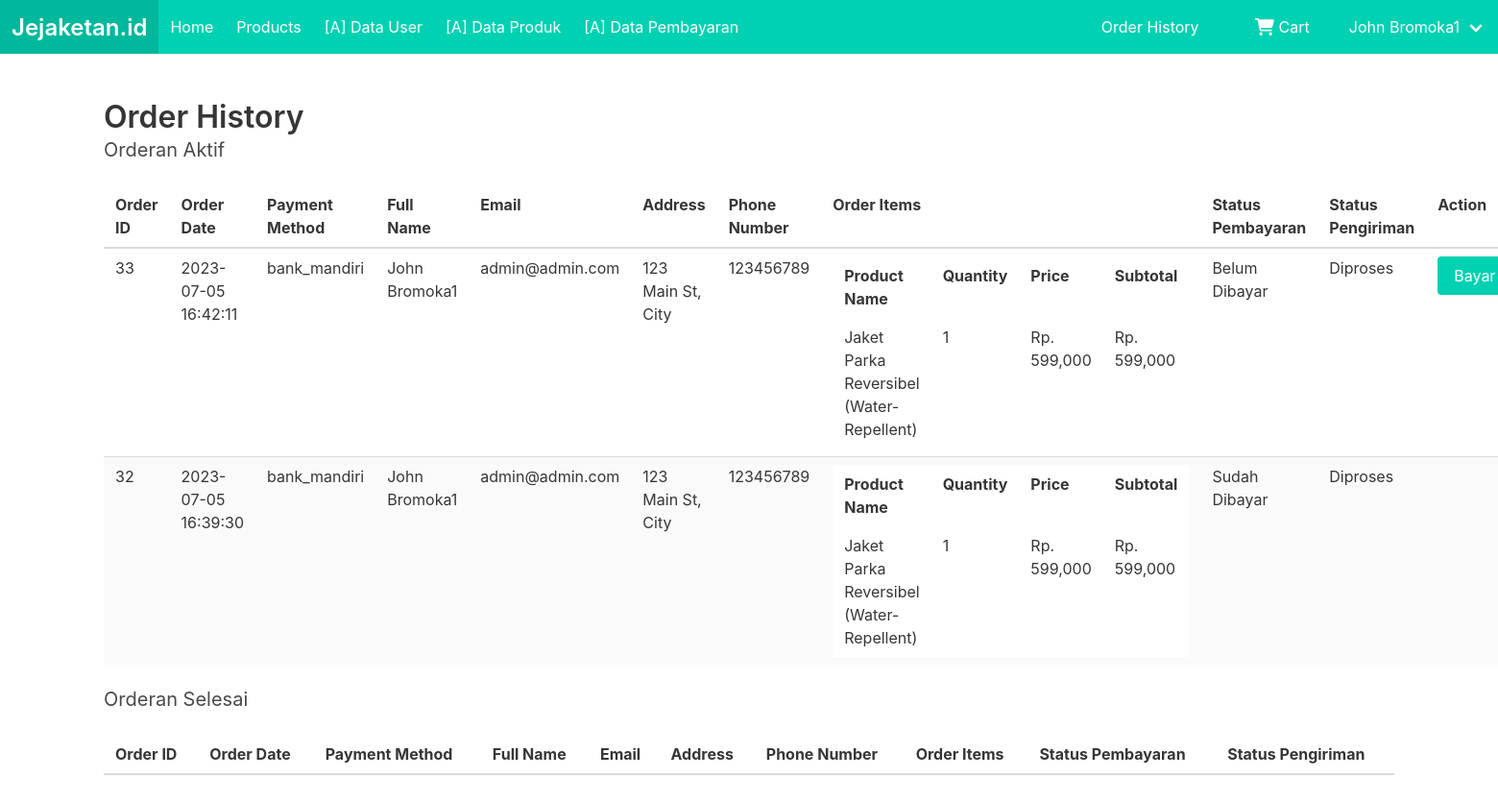
Screenshot of /order-history.php (signed in) with the database file from the repository.
### tables this page shows
CREATE TABLE IF NOT EXISTS `Orders` (
  `order_id` int(11) NOT NULL AUTO_INCREMENT,
  `user_id` int(11) DEFAULT NULL,
  `order_date` timestamp NOT NULL DEFAULT current_timestamp(),
  `is_paid` enum('Y','N') NOT NULL DEFAULT 'N',
  `status` enum('Diproses','Dikirim','Selesai') DEFAULT 'Diproses',
  PRIMARY KEY (`order_id`),
  KEY `Orders_ibfk_1` (`user_id`),
  CONSTRAINT `Orders_ibfk_1` FOREIGN KEY (`user_id`) REFERENCES `User` (`user_id`) ON DELETE CASCADE ON UPDATE CASCADE
);

CREATE TABLE IF NOT EXISTS `PaymentMethod` (
  `payment_id` int(11) NOT NULL AUTO_INCREMENT,
  `order_id` int(11) DEFAULT NULL,
  `payment_method` varchar(50) DEFAULT NULL,
  PRIMARY KEY (`payment_id`),
  KEY `PaymentMethod_ibfk_1` (`order_id`),
  CONSTRAINT `PaymentMethod_ibfk_1` FOREIGN KEY (`order_id`) REFERENCES `Orders` (`order_id`) ON DELETE CASCADE ON UPDATE CASCADE
);

CREATE TABLE IF NOT EXISTS `ShippingDetails` (
  `shipping_id` int(11) NOT NULL AUTO_INCREMENT,
  `order_id` int(11) DEFAULT NULL,
  `full_name` varchar(100) DEFAULT NULL,
  `email` varchar(100) DEFAULT NULL,
  `address` varchar(200) DEFAULT NULL,
  `phone_number` varchar(20) DEFAULT NULL,
  PRIMARY KEY (`shipping_id`),
  KEY `ShippingDetails_ibfk_1` (`order_id`),
  CONSTRAINT `ShippingDetails_ibfk_1` FOREIGN KEY (`order_id`) REFERENCES `Orders` (`order_id`) ON DELETE CASCADE ON UPDATE CASCADE
);

CREATE TABLE IF NOT EXISTS `OrderItem` (
  `order_item_id` int(11) NOT NULL AUTO_INCREMENT,
  `order_id` int(11) DEFAULT NULL,
  `product_id` int(11) DEFAULT NULL,
  `quantity` int(11) DEFAULT NULL,
  `subtotal` decimal(10,2) DEFAULT NULL,
  PRIMARY KEY (`order_item_id`),
  KEY `OrderItem_ibfk_1` (`order_id`),
  KEY `OrderItem_ibfk_2` (`product_id`),
  CONSTRAINT `OrderItem_ibfk_1` FOREIGN KEY (`order_id`) REFERENCES `Orders` (`order_id`) ON DELETE CASCADE ON UPDATE CASCADE,
  CONSTRAINT `OrderItem_ibfk_2` FOREIGN KEY (`product_id`) REFERENCES `Product` (`product_id`) ON DELETE CASCADE ON UPDATE CASCADE
);

CREATE TABLE IF NOT EXISTS `Product` (
  `product_id` int(11) NOT NULL AUTO_INCREMENT,
  `product_name` varchar(100) NOT NULL,
  `category` varchar(100) NOT NULL,
  `description` text DEFAULT NULL,
  `price` decimal(10,2) NOT NULL,
  `image_url` varchar(200) DEFAULT NULL,
  `is_featured` enum('Y','N') DEFAULT 'N',
  `created_at` datetime DEFAULT NULL,
  `updated_at` datetime DEFAULT NULL,
  PRIMARY KEY (`product_id`)
);

### order-history.php (the view, shortened to what this page needs)
<?php
include 'header.php';
$userId = $_SESSION['user']['user_id'];
$perPage = 5;
$page = isset($_GET['page']) ? $_GET['page'] : 1;
$offset = ($page - 1) * $perPage;
$activeQuery = "SELECT o.*, p.payment_method, s.full_name, s.email, s.address, s.phone_number
                FROM Orders o
                INNER JOIN PaymentMethod p ON o.order_id = p.order_id
                INNER JOIN ShippingDetails s ON o.order_id = s.order_id
                WHERE o.user_id = $userId
                AND o.status != 'Selesai'
                ORDER BY o.order_id DESC
                LIMIT $offset, $perPage";
$activeResult = mysqli_query($conn, $activeQuery);
?>
<section class="section">
  <div class="container">
    <h1 class="title">Order History</h1>
    <h2 class="subtitle">Orderan Aktif</h2>
    <table class="table is-striped is-fullwidth">
      <thead>
        <tr>
          <th>Order ID</th>
          <th>Order Date</th>
          <th>Payment Method</th>
          <th>Full Name</th>
          <th>Email</th>
          <th>Address</th>
          <th>Phone Number</th>
          <th>Order Items</th>
          <th>Status Pembayaran</th>
          <th>Status Pengiriman</th>
          <th>Action</th>
        </tr>
      </thead>
      <tbody>
        <?php
        while ($row = mysqli_fetch_assoc($activeResult)) {
          $orderId = $row['order_id'];
          echo "<tr>";
          echo "<td>" . $orderId . "</td>";
          echo "<td>" . $row['order_date'] . "</td>";
          echo "<td>" . $row['payment_method'] . "</td>";
          echo "<td>" . $row['full_name'] . "</td>";
          echo "<td>" . $row['email'] . "</td>";
          echo "<td>" . $row['address'] . "</td>";
          echo "<td>" . $row['phone_number'] . "</td>";
          echo "<td>";
          $itemQuery = "SELECT oi.*, p.product_name, p.price
                        FROM OrderItem oi
                        INNER JOIN Product p ON oi.product_id = p.product_id
                        WHERE oi.order_id = $orderId";
          $itemResult = mysqli_query($conn, $itemQuery);
          echo "<table class='table is-fullwidth'>";
          echo "<thead>";
          echo "<tr>";
          echo "<th>Product Name</th>";
          echo "<th>Quantity</th>";
          echo "<th>Price</th>";
          echo "<th>Subtotal</th>";
          echo "</tr>";
          echo "</thead>";
          echo "<tbody>";
          while ($item = mysqli_fetch_assoc($itemResult)) {
            echo "<tr>";
            echo "<td>" . $item['product_name'] . "</td>";
            echo "<td>" . $item['quantity'] . "</td>";
            echo "<td>Rp. " . number_format($item['price']) . "</td>";
            echo "<td>Rp. " . number_format($item['subtotal']) . "</td>";
            echo "</tr>";
          }
          echo "</tbody>";
          echo "</table>";
          echo "</td>";
          echo "<td>" . ($row['is_paid'] === 'Y' ? 'Sudah Dibayar' : 'Belum Dibayar') . "</td>";
          echo "<td>" . $row['status'] . "</td>";
          echo "<td>";
          if ($row['is_paid'] === 'N') {
            echo "<a class='button is-primary' href='payment.php?order_id=" . $orderId . "'>Bayar</a>";
          }
          echo "</td>";
          echo "</tr>";
        }
        ?>
      </tbody>
    </table>
    <h2 class="subtitle">Orderan Selesai</h2>
    <table class="table is-striped is-fullwidth">
      <thead>
        <tr>
          <th>Order ID</th>
          <th>Order Date</th>
          <th>Payment Method</th>
          <th>Full Name</th>
          <th>Email</th>
          <th>Address</th>
          <th>Phone Number</th>
          <th>Order Items</th>
          <th>Status Pembayaran</th>
          <th>Status Pengiriman</th>
        </tr>
      </thead>
    </table>
  </div>
</section>

### rows the page displays
orders: order_id "33", order_date "2023-07-05 16:42:11", paymentmethod.payment_method "bank_mandiri", shippingdetails.full_name "John Bromoka1", shippingdetails.email "admin@admin.com", shippingdetails.address "123 Main St, City", shippingdetails.phone_number "123456789", is_paid "Belum Dibayar", status "Diproses"
orderitem: product.product_name "Jaket Parka Reversibel (Water-Repellent)", quantity "1", product.price "599,000", subtotal "599,000"
orders: order_id "32", order_date "2023-07-05 16:39:30", paymentmethod.payment_method "bank_mandiri", shippingdetails.full_name "John Bromoka1", shippingdetails.email "admin@admin.com", shippingdetails.address "123 Main St, City", shippingdetails.phone_number "123456789", is_paid "Sudah Dibayar", status "Diproses"
orderitem: product.product_name "Jaket Parka Reversibel (Water-Repellent)", quantity "1", product.price "599,000", subtotal "599,000"

### other values shown
$user['full_name'] "John Bromoka1"
